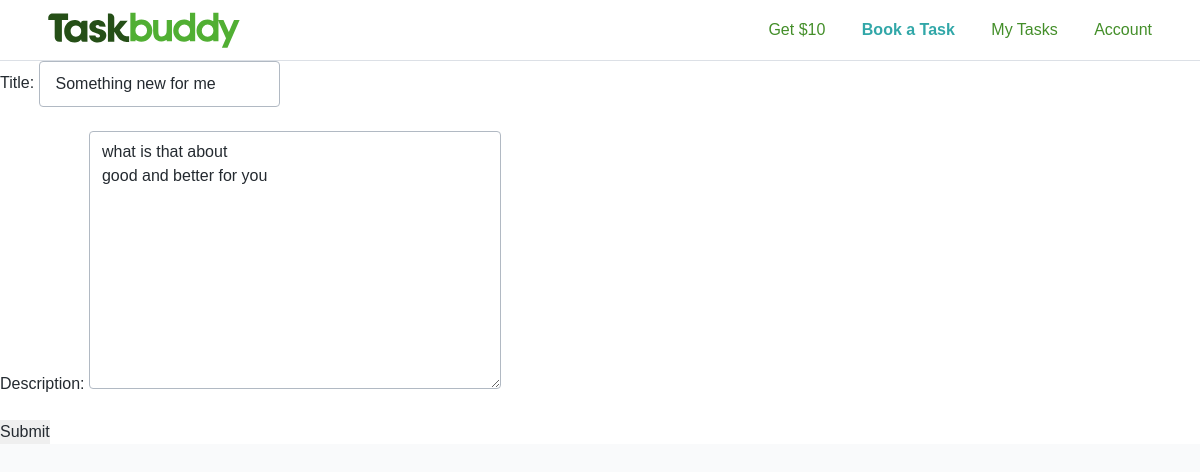
The page /tasks/1 (signed in) on the database its author committed.
### tasks/models.py (models this page shows, shortened)
class Task(models.Model):
    owner = models.ForeignKey(User, on_delete=models.CASCADE)
    title = models.CharField(max_length=110)
    description = models.TextField()

### tasks/views.py (the view)
# urls.py: path('tasks/<int:pk>', updateTaskView, name='task_update')
def updateTaskView(request, pk):
    try:
        task = Task.objects.get(pk=pk)
    except Task.DoesNotExist:
        raise Http404("Does not exist")
    if task.owner == request.user:
        form = TaskForm(request.POST or None, instance=task)
        if form.is_valid():
            form.save()
            return HttpResponseRedirect(reverse("task_all"))
        return render(request, "tasks/edit.html", { "form": form})
    else:
        raise Http404("You are forbidden")

### tasks/forms.py
class TaskForm(forms.ModelForm):
    class Meta:
        model = Task
        fields = ['title', 'description']

### templates/tasks/edit.html (shortened to what this page needs)
{% extends 'base.html' %}
{% load static %}
{% block styling %}
{% if request.user.is_authenticated %}
<link rel="stylesheet" href='{% static "tasky/dashboard.css" %}'>
{% endif %}
{% endblock styling %}
{% block content %}
   <form action="" method="POST">
     {{ form.as_p}}
     <input type="submit" value="Submit">
   </form>
{% endblock content %}

### rows shown on the page
Task: title "Something new for me", description "what is that about good and better for you"
